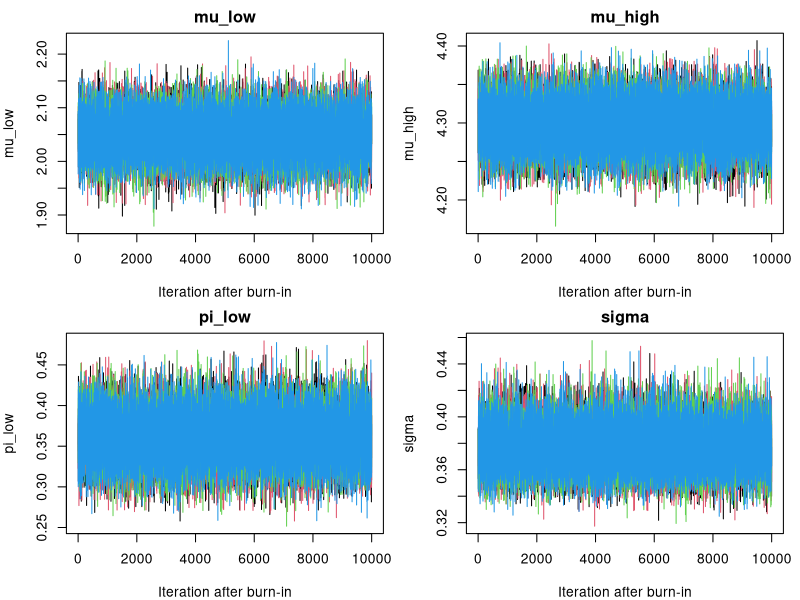
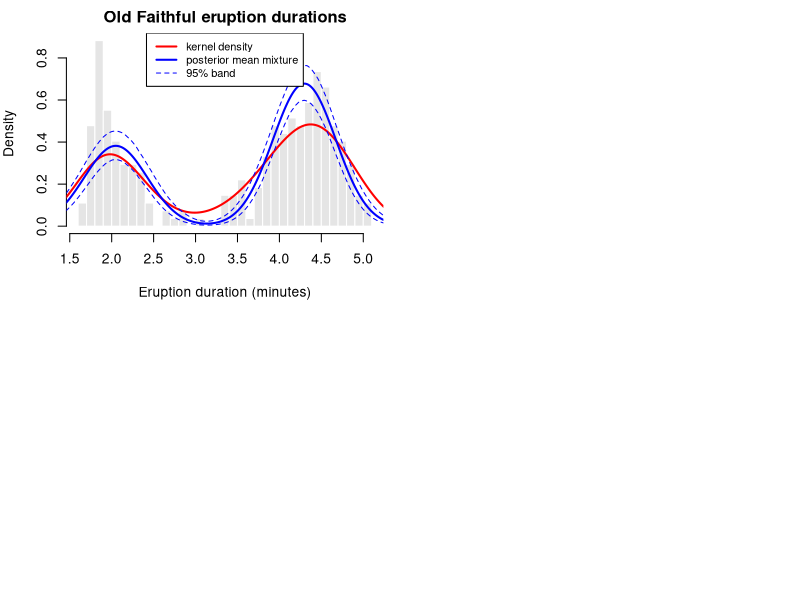
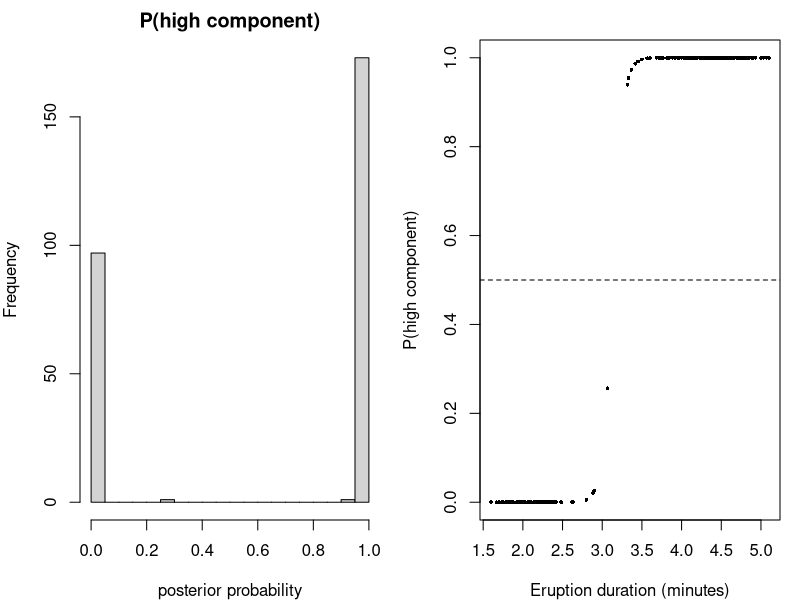
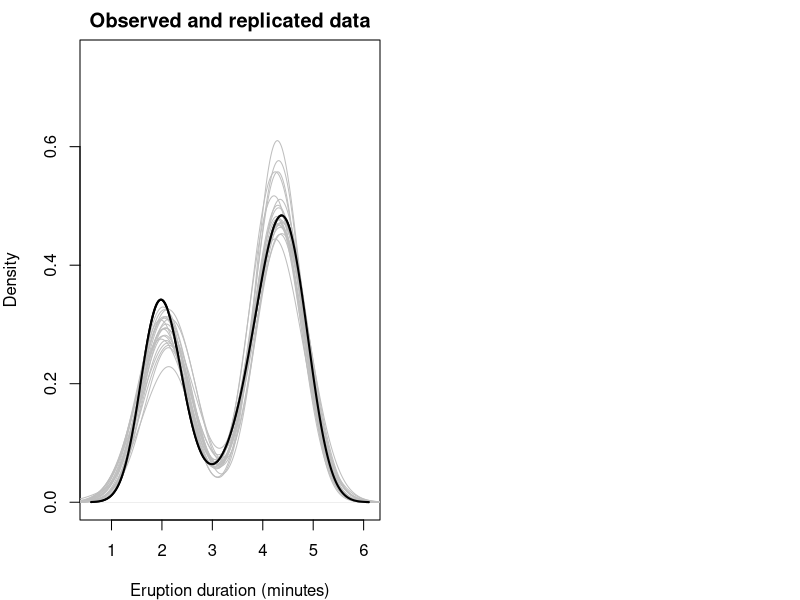

Reproduce these figures in R, in order.
## ---- chunk 1
knitr::opts_chunk$set(echo = TRUE)
## ---- chunk 2
gibbs_sampler <- function(y, n_iter = 12000,
                          m0 = 0, s0 = 1,
                          a = 1, b = 1,
                          alpha0 = 2, beta0 = 1,
                          mu1_init = -1,
                          mu2_init = 1,
                          pi_init = 0.5,
                          sigma2_init = 1) {

  n <- length(y)

  # Store posterior draws
  mu1 <- numeric(n_iter)
  mu2 <- numeric(n_iter)
  pi <- numeric(n_iter)
  sigma2 <- numeric(n_iter)

  # Store latent allocations
  Z <- matrix(NA_integer_, nrow = n_iter, ncol = n)

  # Initial parameter values
  mu1[1] <- mu1_init
  mu2[1] <- mu2_init
  pi[1] <- pi_init
  sigma2[1] <- sigma2_init

  # Initial allocations
  Z[1, ] <- ifelse(y < (mu1_init + mu2_init) / 2, 1L, 2L)

  for (t in 2:n_iter) {

    # Update Z_i: log densities of the two components
    log_f1 <- dnorm(y, mean = mu1[t - 1], sd = sqrt(sigma2[t - 1]), log = TRUE)
    log_f2 <- dnorm(y, mean = mu2[t - 1], sd = sqrt(sigma2[t - 1]), log = TRUE)

    # P(Z_i = 1 | rest)
    w <- plogis(log(pi[t - 1]) + log_f1 - log1p(-pi[t - 1]) - log_f2)

    # Component 1 if the uniform draw is below w, otherwise component 2
    Z[t, ] <- ifelse(runif(n) < w, 1L, 2L)
    z <- Z[t, ]
    n1 <- sum(z == 1)
    n2 <- sum(z == 2)

    # Update mu1
    v1 <- 1 / (n1 / sigma2[t - 1] + 1 / s0^2)
    m1 <- v1 * (sum(y[z == 1]) / sigma2[t - 1] + m0 / s0^2)
    mu1[t] <- rnorm(1, mean = m1, sd = sqrt(v1))

    # Update mu2
    v2 <- 1 / (n2 / sigma2[t - 1] + 1 / s0^2)
    m2 <- v2 * (sum(y[z == 2]) / sigma2[t - 1] + m0 / s0^2)
    mu2[t] <- rnorm(1, mean = m2, sd = sqrt(v2))

    # Update pi
    pi[t] <- rbeta(1, shape1 = a + n1, shape2 = b + n2)

    # Update sigma2
    mu_z <- ifelse(z == 1, mu1[t], mu2[t])
    alpha_n <- alpha0 + n / 2
    beta_n <- beta0 + 0.5 * sum((y - mu_z)^2)
    sigma2[t] <- 1 / rgamma(1, shape = alpha_n, rate = beta_n)
  }

  return(list(draws = data.frame(mu1, mu2, pi, sigma2), Z = Z))
}
## ---- chunk 3
data(faithful)
y <- faithful$eruptions
n <- length(y)

# Standardize; the original mean and sd are kept to transform results back
y_mean <- mean(y)
y_sd <- sd(y)
ys <- (y - y_mean) / y_sd

cat("n =", n)
cat("Mean and sd of eruptions (minutes):", round(c(y_mean, y_sd), 3))
## ---- chunk 4
m0 <- 0
s0 <- 5
a <- 1
b <- 1
alpha0 <- 2
beta0 <- 1
## ---- chunk 5
n_iter <- 12000
burnin <- 2000

inits <- data.frame(
  mu1 = c(-1, 1, -2, 2),
  mu2 = c(1, -1, 2, -2),
  pi = c(0.5, 0.3, 0.7, 0.5),
  sigma2 = c(1, 0.5, 2, 1)
)

set.seed(1)
chains <- lapply(1:4, function(j) {
  gibbs_sampler(ys, n_iter = n_iter, m0 = m0, s0 = s0, a = a, b = b,
                alpha0 = alpha0, beta0 = beta0,
                mu1_init = inits$mu1[j], mu2_init = inits$mu2[j],
                pi_init = inits$pi[j], sigma2_init = inits$sigma2[j])
})
## ---- chunk 6
raw_summary <- t(sapply(chains, function(ch) {
  d <- ch$draws[-(1:burnin), ]
  swap <- d$mu1 > d$mu2
  c(mu1 = mean(d$mu1), mu2 = mean(d$mu2), pi = mean(d$pi),
    share_mu1_above_mu2 = mean(swap),
    label_changes = sum(diff(swap) != 0))
}))
rownames(raw_summary) <- paste("chain", 1:4)
round(raw_summary, 3)
## ---- chunk 7
relabel <- function(ch, burnin) {
  d <- ch$draws[-(1:burnin), ]
  Z <- ch$Z[-(1:burnin), ]
  swap <- d$mu1 > d$mu2
  Z[swap, ] <- 3L - Z[swap, ]
  list(
    draws = data.frame(mu_low = pmin(d$mu1, d$mu2),
                       mu_high = pmax(d$mu1, d$mu2),
                       pi_low = ifelse(swap, 1 - d$pi, d$pi),
                       sigma2 = d$sigma2),
    # Posterior probability that observation i belongs to the high component
    p_high = colMeans(Z == 2)
  )
}

# Transform back to the original scale (minutes)
to_orig <- function(d) {
  data.frame(mu_low = d$mu_low * y_sd + y_mean,
             mu_high = d$mu_high * y_sd + y_mean,
             pi_low = d$pi_low,
             sigma = sqrt(d$sigma2) * y_sd)
}

rel <- lapply(chains, relabel, burnin = burnin)
ord <- lapply(rel, function(r) to_orig(r$draws))
pooled <- do.call(rbind, ord)
## ---- chunk 8
par(mfrow = c(2, 2), mar = c(4, 4, 2, 1))
for (p in c("mu_low", "mu_high", "pi_low", "sigma")) {
  vals <- sapply(ord, function(d) d[[p]])
  matplot(vals, type = "l", lty = 1, col = 1:4, main = p,
          xlab = "Iteration after burn-in", ylab = p)
}
## ---- chunk 9
rhat <- function(x) {
  # x: matrix with one column per chain
  m <- ncol(x)
  k <- nrow(x)
  W <- mean(apply(x, 2, var))
  B <- k * var(colMeans(x))
  sqrt(((k - 1) / k * W + B / k) / W)
}

ess <- function(x) {
  k <- length(x)
  rho <- acf(x, lag.max = 1000, plot = FALSE)$acf[-1]
  cut <- which(rho < 0)[1] - 1
  if (is.na(cut)) cut <- length(rho)
  k / (1 + 2 * sum(rho[seq_len(cut)]))
}

pars <- c("mu_low", "mu_high", "pi_low", "sigma")
summ <- t(sapply(pars, function(p) {
  x <- sapply(ord, function(d) d[[p]])
  c(mean = mean(x), sd = sd(x),
    q2.5 = unname(quantile(x, 0.025)), q97.5 = unname(quantile(x, 0.975)),
    Rhat = rhat(x), ESS = sum(apply(x, 2, ess)))
}))
summ_out <- round(summ, 3)
summ_out[, "ESS"] <- round(summ[, "ESS"])
knitr::kable(summ_out)
## ---- chunk 10
grid <- seq(1, 6, length.out = 300)
idx <- seq(1, nrow(pooled), by = 20)

dens <- sapply(idx, function(t) {
  pooled$pi_low[t] * dnorm(grid, pooled$mu_low[t], pooled$sigma[t]) +
    (1 - pooled$pi_low[t]) * dnorm(grid, pooled$mu_high[t], pooled$sigma[t])
})
dens_mean <- rowMeans(dens)
dens_lo <- apply(dens, 1, quantile, probs = 0.025)
dens_hi <- apply(dens, 1, quantile, probs = 0.975)

hist(y, breaks = 30, probability = TRUE, col = "gray90", border = "white",
     main = "Old Faithful eruption durations", xlab = "Eruption duration (minutes)")
lines(density(y), col = "red", lwd = 2)
lines(grid, dens_mean, col = "blue", lwd = 2)
lines(grid, dens_lo, col = "blue", lty = 2)
lines(grid, dens_hi, col = "blue", lty = 2)

legend("top",
       c("kernel density", "posterior mean mixture", "95% band"),
       col = c("red", "blue", "blue"), lty = c(1, 1, 2),
       lwd = c(2, 2, 1), bg = "white", cex = 0.8)
## ---- chunk 11
p_high <- rowMeans(sapply(rel, function(r) r$p_high))

par(mfrow = c(1, 2), mar = c(4, 4, 2, 1))
hist(p_high, breaks = 20, main = "P(high component)", xlab = "posterior probability")
plot(y, p_high, pch = 16, cex = 0.5, xlab = "Eruption duration (minutes)",
     ylab = "P(high component)")
abline(h = 0.5, lty = 2)

cat("Observations with P(high) > 0.5:", sum(p_high > 0.5))
cat("Observations with 0.05 < P(high) < 0.95:", sum(p_high > 0.05 & p_high < 0.95))
cat("Range of eruption durations with 0.05 < P(high) < 0.95:",
    round(range(y[p_high > 0.05 & p_high < 0.95]), 2))
## ---- chunk 12
rep_data <- function(t) {
  z <- runif(n) < pooled$pi_low[t]
  rnorm(n, ifelse(z, pooled$mu_low[t], pooled$mu_high[t]), pooled$sigma[t])
}
skew <- function(x) mean((x - mean(x))^3) / sd(x)^3
kurt <- function(x) mean((x - mean(x))^4) / sd(x)^4 - 3

set.seed(1)
rep_idx <- sample(nrow(pooled), 500)
stat_rep <- t(sapply(rep_idx, function(t) {
  yr <- rep_data(t)
  c(skew = skew(yr), kurt = kurt(yr))
}))
stat_obs <- c(skew = skew(y), kurt = kurt(y))

ppp <- colMeans(sweep(stat_rep, 2, stat_obs, ">="))
round(rbind(observed = stat_obs, ppp = ppp), 3)

# Density of the data against densities of a few replicated data sets
plot(density(y), lwd = 2, main = "Observed and replicated data",
     xlab = "Eruption duration (minutes)",
     ylim = c(0, 0.75))
for (t in rep_idx[1:20]) lines(density(rep_data(t)), col = "gray")
lines(density(y), lwd = 2)
